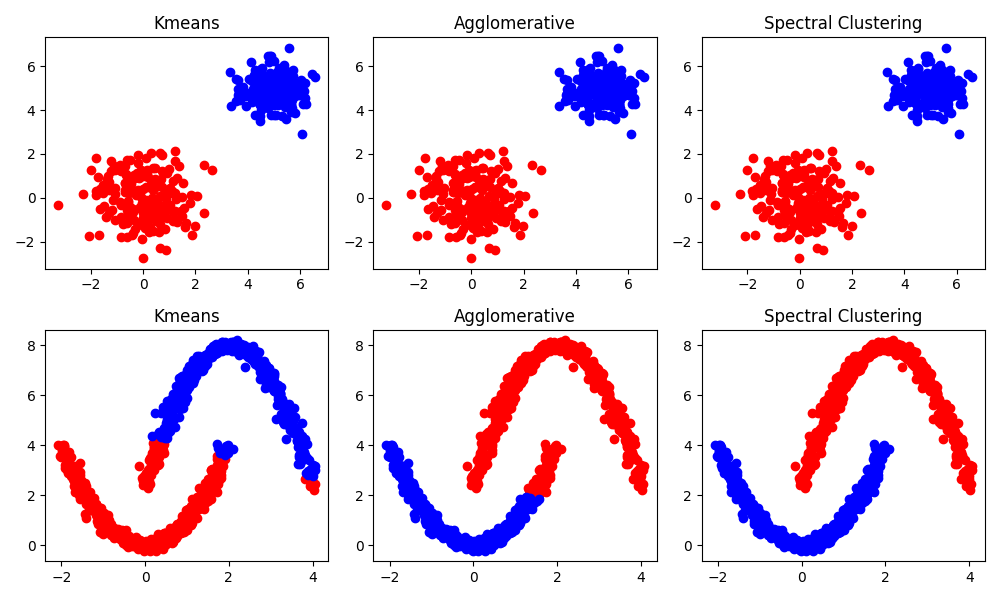

Write Python code to recreate this figure.
#!/usr/bin/env python


import numpy as np
from numpy import genfromtxt
import matplotlib.pyplot as plt
from numpy.linalg import eigh
from sklearn.metrics.pairwise import rbf_kernel
from sklearn.cluster import KMeans
from sklearn.preprocessing import normalize			# version : 0.17
from sklearn.cluster import AgglomerativeClustering





X = genfromtxt('../../dataset/moon.csv', delimiter=',')
Ӽ = genfromtxt('../../dataset/two_gaussian.csv', delimiter=',')
ɲ = Ӽ.shape[0]
n = X.shape[0]


#	Kmeans
kmeans = KMeans(n_clusters=2).fit(Ӽ)
Ӽᵏₒ = Ӽ[kmeans.labels_ == 0]
Ӽᵏₗ = Ӽ[kmeans.labels_ == 1]

kmeans = KMeans(n_clusters=2).fit(X)
Xᵏₒ = X[kmeans.labels_ == 0]
Xᵏₗ = X[kmeans.labels_ == 1]


#	Agglomerative
agglo = AgglomerativeClustering().fit(Ӽ)
Ӽᴬₒ = Ӽ[agglo.labels_ == 0]
Ӽᴬₗ = Ӽ[agglo.labels_ == 1]

agglo = AgglomerativeClustering().fit(X)
Xᴬₒ = X[agglo.labels_ == 0]
Xᴬₗ = X[agglo.labels_ == 1]



#	Spectral Clustering
γ = 1
K = rbf_kernel(Ӽ, gamma=γ)
[D,V] = eigh(K)
U = V[:, ɲ-2:ɲ]
Ū = normalize(U, norm='l2', axis=1)

kmeans = KMeans(n_clusters=2).fit(Ū)
Ӽₒ = Ӽ[kmeans.labels_ == 0]
Ӽₗ = Ӽ[kmeans.labels_ == 1]

# -----------------

γ = 14
K = rbf_kernel(X, gamma=γ)
[D,V] = eigh(K)
U = V[:, n-2:n]
Ū = normalize(U, norm='l2', axis=1)

kmeans = KMeans(n_clusters=2).fit(Ū)
Xₒ = X[kmeans.labels_ == 0]
Xₗ = X[kmeans.labels_ == 1]






plt.figure(figsize = (10, 6))
plt.subplot(231)
plt.scatter(Ӽᵏₒ[:,0], Ӽᵏₒ[:,1], color='red')
plt.scatter(Ӽᵏₗ[:,0], Ӽᵏₗ[:,1], color='blue')
plt.title('Kmeans')

plt.subplot(232)
plt.scatter(Ӽᴬₒ[:,0], Ӽᴬₒ[:,1], color='red')
plt.scatter(Ӽᴬₗ[:,0], Ӽᴬₗ[:,1], color='blue')
plt.title('Agglomerative')

plt.subplot(233)
plt.scatter(Ӽₒ[:,0], Ӽₒ[:,1], color='red')
plt.scatter(Ӽₗ[:,0], Ӽₗ[:,1], color='blue')
plt.title('Spectral Clustering')


plt.subplot(234)
plt.scatter(Xᵏₒ[:,0], Xᵏₒ[:,1], color='red')
plt.scatter(Xᵏₗ[:,0], Xᵏₗ[:,1], color='blue')
plt.title('Kmeans')

plt.subplot(235)
plt.scatter(Xᴬₒ[:,0], Xᴬₒ[:,1], color='red')
plt.scatter(Xᴬₗ[:,0], Xᴬₗ[:,1], color='blue')
plt.title('Agglomerative')

plt.subplot(236)
plt.scatter(Xₒ[:,0], Xₒ[:,1], color='red')
plt.scatter(Xₗ[:,0], Xₗ[:,1], color='blue')
plt.title('Spectral Clustering')
plt.tight_layout()
plt.show()
